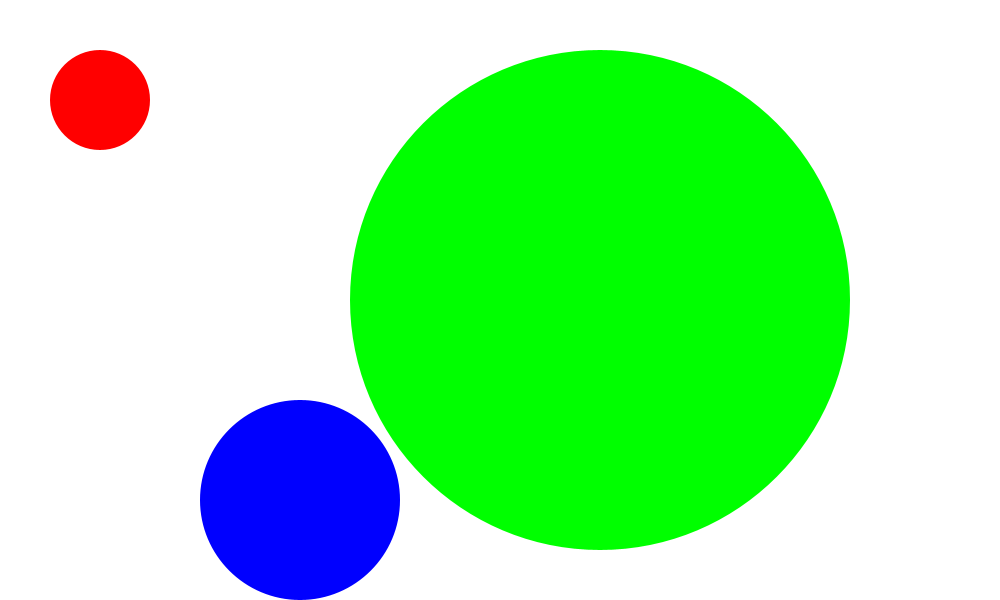
Frame 1 (no input)
Frame 60 (the mouse pressed at the canvas centre just before this capture): identical to frame 1, image omitted
Frame 120 (the mouse held since frame 60 and released just before this capture): identical to frame 1, image omitted

The Processing sketch that drew this single still picture (run headless with seeded random() and noise(); from frame 60 on, the mouse is pressed at the canvas centre):

// Processing sketch: initiation_classe
// ── initiation_classe.pde
//Variables globales
final color ROUGE = color(255, 0, 0);
final color BLEU = color(0, 0, 255);
final color VERT = color(0, 255, 0);
Cercle c1 = new Cercle();
Cercle c2 = new Cercle();
Cercle c3 = new Cercle();

void setup() {
  smooth();
  size(1000, 600);
  //Initialisation du cercle
  c1.x = 100;
  c1.y = 100;
  c1.r = 100;
  c1.c = ROUGE;
  c2.x = 300;
  c2.y = 500;
  c2.r = 200;
  c2.c = BLEU;
  c3.x = 600;
  c3.y = 300;
  c3.r = 500;
  c3.c = VERT;
}

void draw() {
  background(255);
  dessinerCercle(c1);
  dessinerCercle(c2);
  dessinerCercle(c3);
}

void dessinerCercle(Cercle unCercle) {
  noStroke();
  fill(unCercle.c);
  ellipseMode(CENTER);
  ellipse(unCercle.x, unCercle.y, unCercle.r, unCercle.r);
}

// ── classes.pde
class Cercle {
  float x, y;
  float r;
  color c;

  //Constructeurs

  Cercle() { //Constructeur par défaut, permet d'indiquer les valeurs par défaut à utiliser
    x = 100;
    y = 100;
    r = 50;
    c = ROUGE;
  }
}
